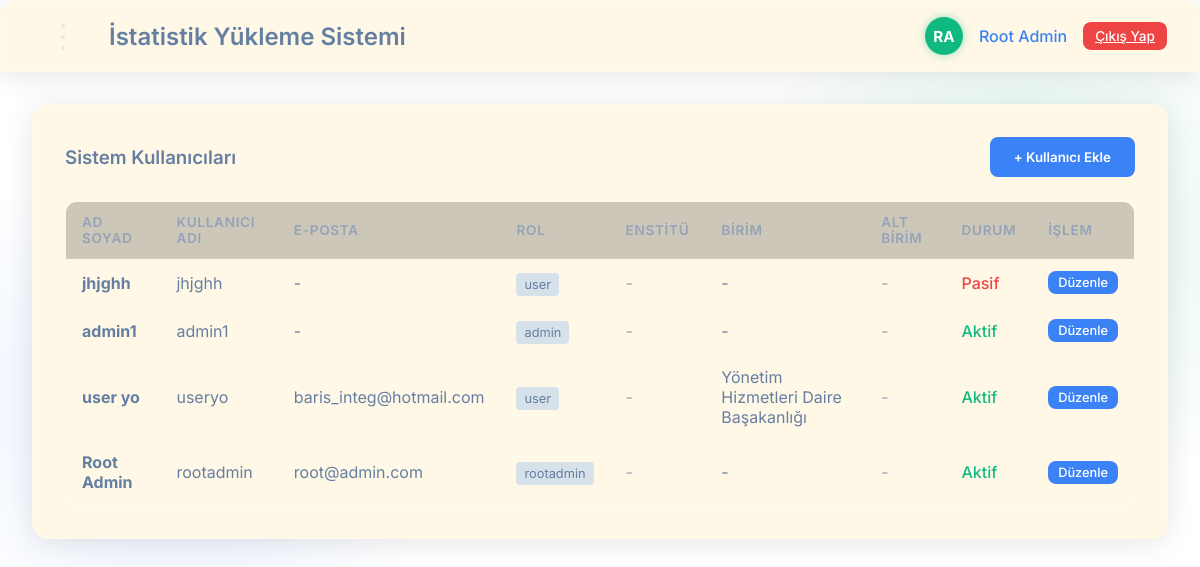
The app's page /users (signed in) with its own data.
### tables this page shows
CREATE TABLE users (
            id INTEGER PRIMARY KEY AUTOINCREMENT,
            username TEXT UNIQUE NOT NULL,
            password TEXT NOT NULL,
            email TEXT,
            role TEXT NOT NULL, -- rootadmin, admin, user
            unit_id INTEGER,
            is_active BOOLEAN DEFAULT 1, sub_unit_id INTEGER REFERENCES sub_units(id), full_name TEXT, reset_token TEXT, reset_token_expires TIMESTAMP,
            FOREIGN KEY (unit_id) REFERENCES units (id)
        );

CREATE TABLE units (
            id INTEGER PRIMARY KEY AUTOINCREMENT,
            code TEXT UNIQUE NOT NULL,
            name TEXT NOT NULL
        , is_active BOOLEAN DEFAULT 1, institute_id INTEGER REFERENCES institutes(id));

### app.py (the view, shortened to what this page needs)
@app.route('/users', methods=['GET', 'POST'])
@login_required
@role_required('rootadmin')
def users():
    conn = get_db_connection()
    users_list = conn.execute('''
        SELECT u.id, u.username, u.full_name, u.email, u.role, u.is_active, u.unit_id, u.sub_unit_id,
               un.name as unit_name, un.code as unit_code,
               su.name as sub_unit_name, su.code as sub_unit_code,
               i.name as institute_name, i.code as institute_code
        FROM users u
        LEFT JOIN units un ON u.unit_id = un.id
        LEFT JOIN sub_units su ON u.sub_unit_id = su.id
        LEFT JOIN institutes i ON un.institute_id = i.id
        ORDER BY u.id DESC
    ''').fetchall()
    units_list = conn.execute('SELECT * FROM units ORDER BY name ASC').fetchall()
    institutes_list = conn.execute('SELECT * FROM institutes ORDER BY name ASC').fetchall()
    conn.close()
    return render_template('users.html', users=users_list, units=units_list, institutes=institutes_list)

### app.py (called while the page is built)
@login_manager.user_loader
def load_user(user_id):
    conn = get_db_connection()
    user = conn.execute('SELECT * FROM users WHERE id = ?', (user_id,)).fetchone()
    conn.close()
    if user:
        return User(
            id=user['id'],
            username=user['username'],
            role=user['role'],
            unit_id=user['unit_id'],
            sub_unit_id=user['sub_unit_id'] if 'sub_unit_id' in user.keys() else None,
            full_name=user['full_name'] if 'full_name' in user.keys() and user['full_name'] else user['username'],
            email=user['email'] if 'email' in user.keys() else None
        )
    return None

@app.context_processor
def inject_notifications():
    if current_user.is_authenticated:
        conn = get_db_connection()
        unread_notifs = conn.execute(
            'SELECT * FROM notifications WHERE user_id = ? AND is_read = 0 ORDER BY created_at ASC',
            (current_user.id,)
        ).fetchall()
        if unread_notifs:
            conn.execute(
                'UPDATE notifications SET is_read = 1 WHERE user_id = ? AND is_read = 0',
                (current_user.id,)
            )
            conn.commit()
        conn.close()
        return {'login_toast_notifications': unread_notifs}
    return {'login_toast_notifications': []}

def role_required(*roles):
    def wrapper(fn):
        @wraps(fn)
        def decorated_view(*args, **kwargs):
            if current_user.role not in roles:
                flash("Bu sayfaya erişim yetkiniz yok.", "error")
                return redirect(url_for('dashboard'))
            return fn(*args, **kwargs)
        return decorated_view
    return wrapper

    @property
    def initials(self):
        name = (self.full_name or self.username).strip()
        parts = name.split()
        if len(parts) >= 2:
            return (parts[0][0] + parts[-1][0]).upper()
        elif len(parts) == 1 and parts[0]:
            return parts[0][:2].upper()
        return "U"

### database.py (called while the page is built)
def get_db_connection():
    conn = sqlite3.connect(DB_NAME)
    conn.row_factory = sqlite3.Row
    return conn

### templates/users.html (shortened to what this page needs)
{% extends "base.html" %}
{% block content %}
<div class="flex-col gap-4">
    <div class="glass-panel" style="padding: 2rem;">
        <div class="flex items-center justify-between" style="margin-bottom: 1.5rem;">
            <h3>Sistem Kullanıcıları</h3>
            <button class="glass-btn" id="toggleAddUserBtn" style="font-weight: 600;">+ Kullanıcı Ekle</button>
        </div>
        <div class="glass-table-container">
            <table class="glass-table">
                <thead>
                    <tr>
                        <th>Ad Soyad</th>
                        <th>Kullanıcı Adı</th>
                        <th>E-posta</th>
                        <th>Rol</th>
                        <th>Enstitü</th>
                        <th>Birim</th>
                        <th>Alt Birim</th>
                        <th>Durum</th>
                        <th style="width: 100px;">İşlem</th>
                    </tr>
                </thead>
                <tbody>
                    {% for u in users %}
                    <tr>
                        <td><strong>{{ u.full_name or u.username }}</strong></td>
                        <td>{{ u.username }}</td>
                        <td>{{ u.email or '-' }}</td>
                        <td><span
                                style="padding: 4px 8px; border-radius: 4px; background: rgba(59,130,246,0.2); font-size: 0.8rem;">{{
                                u.role }}</span></td>
                        <td>
                            {% if u.institute_code %}
                            <span class="code-tooltip" data-tooltip="{{ u.institute_name }}">{{ u.institute_code
                                }}</span>
                            {% else %}
                            <span style="color: var(--text-muted);">-</span>
                            {% endif %}
                        </td>
                        <td>{{ u.unit_name or '-' }}</td>
                        <td>
                            {% if u.sub_unit_code %}
                            <span class="code-tooltip" data-tooltip="{{ u.sub_unit_name }}">{{ u.sub_unit_code }}</span>
                            {% else %}
                            <span style="color: var(--text-muted);">-</span>
                            {% endif %}
                        </td>
                        <td>
                            {% if u.is_active %}
                            <span style="color: var(--success); font-weight: 500;">Aktif</span>
                            {% else %}
                            <span style="color: var(--danger); font-weight: 500;">Pasif</span>
                            {% endif %}
                        </td>
                        <td>
                            <button class="glass-btn edit-user-btn" style="padding: 4px 10px; font-size: 0.8rem;"
                                data-id="{{ u.id }}" data-fullname="{{ u.full_name or '' }}"
                                data-username="{{ u.username }}" data-email="{{ u.email or '' }}"
                                data-role="{{ u.role }}" data-institute="{{ u.institute_id or '' }}"
                                data-unit="{{ u.unit_id or '' }}" data-subunit="{{ u.sub_unit_id or '' }}"
                                data-subunit-name="{{ u.sub_unit_name or '' }}"
                                data-active="{{ 1 if u.is_active else 0 }}">
                                Düzenle
                            </button>
                        </td>
                    </tr>
                    {% else %}
                    <tr>
                        <td colspan="9" style="text-align: center; color: var(--text-muted);">Kayıtlı kullanıcı yok.
                        </td>
                    </tr>
                    {% endfor %}
                </tbody>
            </table>
        </div>
    </div>
</div>
{% endblock %}

### templates/base.html (shortened to what this page needs)
<!DOCTYPE html>
<html lang="tr">
<head>
    <link rel="stylesheet" href="{{ url_for('static', filename='css/style.css') }}">
</head>
<body>
    {% if current_user.is_authenticated %}
    <nav class="glass-panel navbar">
        <div class="flex items-center gap-4">
            <div class="menu-dropdown">
                <button class="menu-btn" id="menuToggleBtn" title="Menüyü Aç/Kapat">&#8942;</button>
            </div>
            <div class="logo">
                <h2>İstatistik Yükleme Sistemi</h2>
            </div>
        </div>
        <div class="flex items-center gap-4">
            <div class="user-avatar-circle" id="userAvatarBtn" title="Profil & Şifre Değiştir">
                {{ current_user.initials }}
            </div>
            <span style="color: var(--primary); font-weight: 500;">
                {{ current_user.full_name or current_user.username }}
            </span>
            <a href="{{ url_for('logout') }}" class="glass-btn glass-btn-danger"
                style="padding: 6px 12px; font-size: 0.85rem;">Çıkış Yap</a>
        </div>
    </nav>
    {% endif %}
    <main class="container">
        {% block content %}{% endblock %}
    </main>
</body>
</html>

### static/css/style.css (style rules this page uses)
:root { --bg-color: white; --glass-bg: #FFF8E7; --glass-border: rgba(255, 255, 255, 0.1); --primary: #3b82f6; --primary-hover: #2563eb; --text-main: #657fa2; --text-muted: #94a3b8; --danger: #ef4444; --success: #10b981; }
* { margin: 0; padding: 0; box-sizing: border-box; font-family: 'Inter', sans-serif; }
body { background-color: var(--bg-color); color: var(--text-main); min-height: 100vh; display: flex; flex-direction: column; background-image: radial-gradient(circle at 15% 50%, rgba(59, 130, 246, 0.15), transparent 25%), radial-gradient(circle at 85% 30%, rgba(16, 185, 129, 0.15), transparent 25%); background-attachment: fixed; }
.glass-panel { background: var(--glass-bg); backdrop-filter: blur(12px); -webkit-backdrop-filter: blur(12px); border: 1px solid var(--glass-border); border-radius: 16px; box-shadow: 0 4px 30px rgba(0, 0, 0, 0.1); }
.glass-btn { background: var(--primary); color: white; border: none; padding: 12px 24px; border-radius: 8px; font-weight: 500; cursor: pointer; transition: all 0.3s ease; display: inline-flex; align-items: center; justify-content: center; gap: 8px; }
.glass-btn-danger { background: var(--danger); }
.container { max-width: 1200px; margin: 0 auto; padding: 2rem; width: 100%; }
.flex { display: flex; }
.flex-col { display: flex; flex-direction: column; }
.items-center { align-items: center; }
.justify-between { justify-content: space-between; }
.gap-4 { gap: 1rem; }
.navbar { padding: 1rem 2rem; display: flex; justify-content: space-between; align-items: center; border-bottom-left-radius: 0; border-bottom-right-radius: 0; border-bottom: 1px solid var(--glass-border); }
h1, h2, h3 { color: var(--text-main); font-weight: 600; }
.glass-table-container { overflow-x: auto; border-radius: 12px; border: 1px solid var(--glass-border); }
.glass-table { width: 100%; border-collapse: collapse; text-align: left; }
.glass-table th, .glass-table td { padding: 12px 16px; border-bottom: 1px solid rgba(255, 255, 255, 0.05); }
.glass-table th { background: rgba(0, 0, 0, 0.2); font-weight: 600; color: var(--text-muted); font-size: 0.85rem; text-transform: uppercase; letter-spacing: 0.05em; }
.menu-dropdown { position: relative; }
.menu-btn { background: transparent; border: none; color: var(--text-primary, #e5e7eb); font-size: 2rem; line-height: 1; padding: 2px 14px; cursor: pointer; border-radius: 8px; transition: background 0.2s ease, transform 0.2s ease; user-select: none; }
.user-avatar-circle { width: 38px; height: 38px; border-radius: 50%; background-color: var(--success, #10b981); color: #ffffff; display: flex; align-items: center; justify-content: center; font-size: 0.95rem; font-weight: 700; cursor: pointer; box-shadow: 0 0 10px rgba(16, 185, 129, 0.4); transition: transform 0.2s ease, box-shadow 0.2s ease; user-select: none; }

### records on screen
users: full_name "Root Admin", username "rootadmin", email "root@admin.com", role "rootadmin", unit_name "-", is_active "Aktif"
users: username "jhjghh", email "-", role "user", unit_name "-", is_active "Pasif"
users: username "admin1", email "-", role "admin", unit_name "-", is_active "Aktif"
users: full_name "user yo", username "useryo", email "baris_integ@hotmail.com", role "user", name "Yönetim Hizmetleri Daire Başakanlığı", is_active "Aktif"

### other values on screen
{{ current_user.initials }} "RA"
